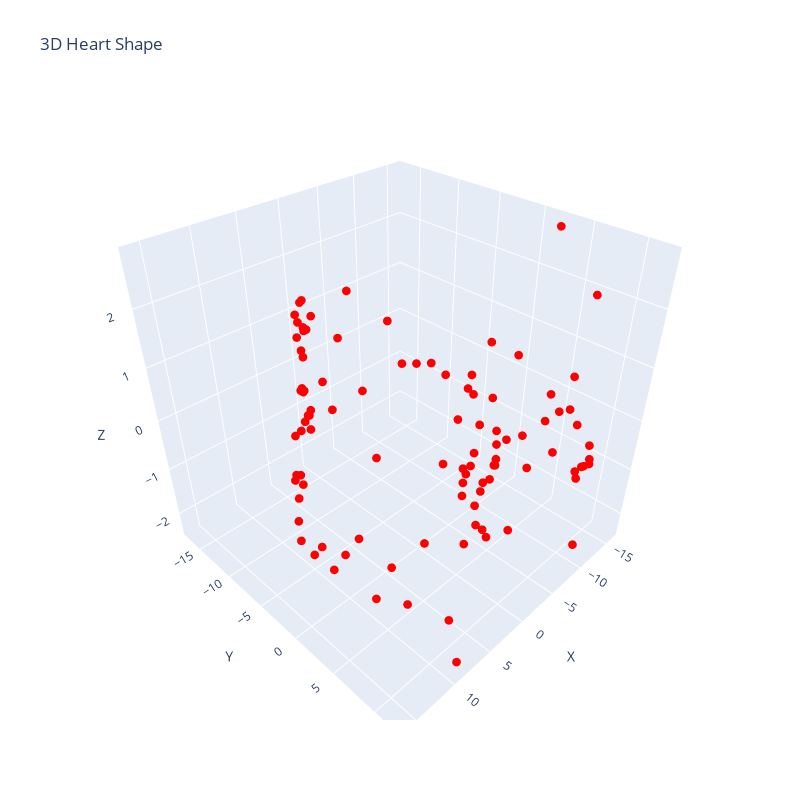

The notebook cell saved with this chart:
### Code cell
from plotly import graph_objects as go

# Draw the heart shape in 3D by adding a z coordinate with some noise
# using plotly

z_heart = np.random.normal(0, 1, size=t.shape)

fig = go.Figure(data=[go.Scatter3d(
    x=x_heart,
    y=y_heart,
    z=z_heart,
    mode='markers',
    marker=dict(
        size=3,
        color='red',
    )
)])

fig.update_layout(
    title='3D Heart Shape',
    scene=dict(
        xaxis_title='X',
        yaxis_title='Y',
        zaxis_title='Z'
    ),
    width=800,
    height=800
)
